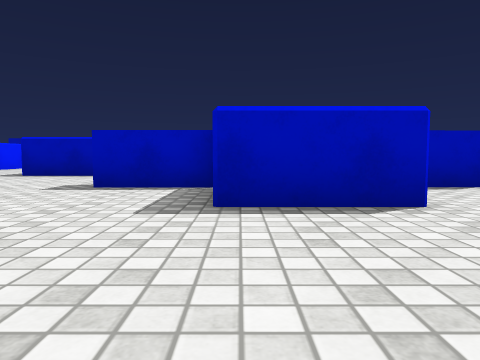
[1] (above)

24 first-person views from a walk through a Unity game level. The camera is 0.51 m above the floor, tilts 4° down and sees 70° across. The floor is counted in squares, 1 m on a side. Each view is taken from the middle of a square. On the plan, view 1 faces up. The plan holds only what a view shows up to about 9 squares ahead; the rest is blank. The player is left out. Surface patterns are stand-ins for the level's own textures.

[2]
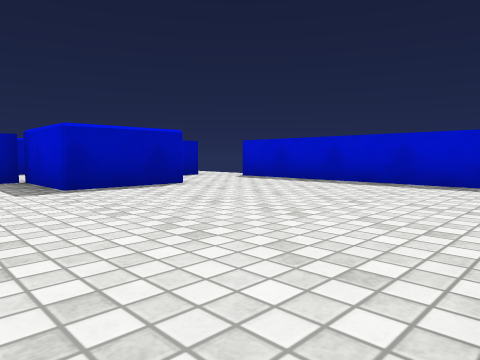

[3]
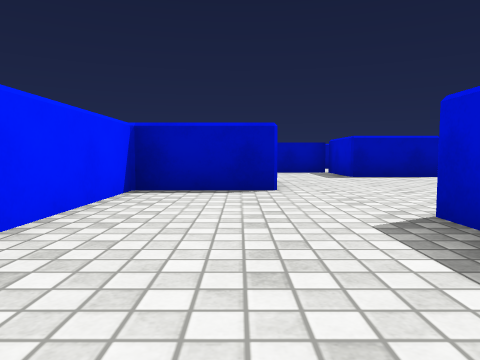

[4]
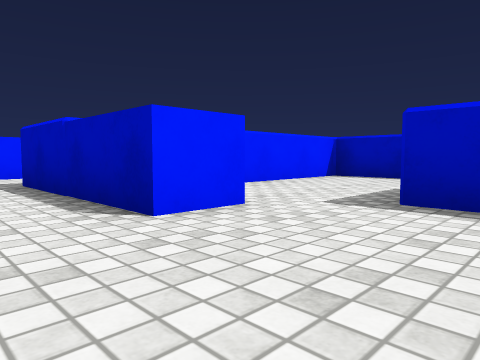

[5]
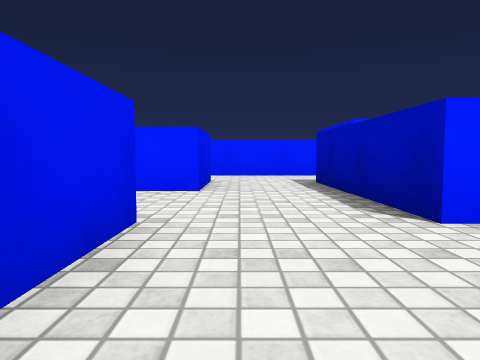

[6]
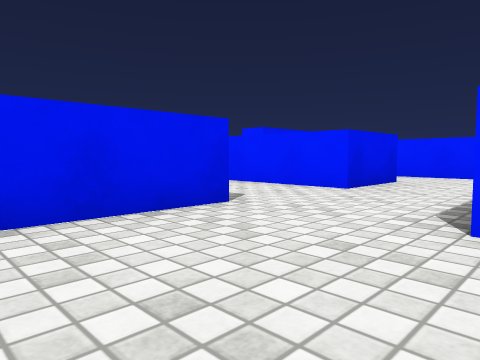

[7]
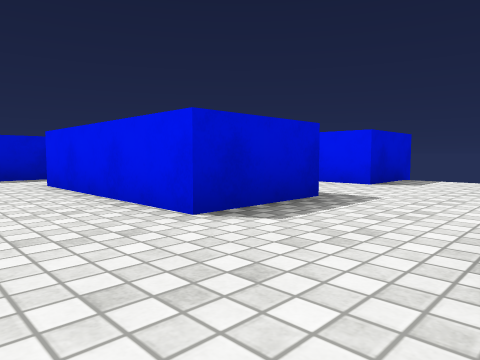

[8]
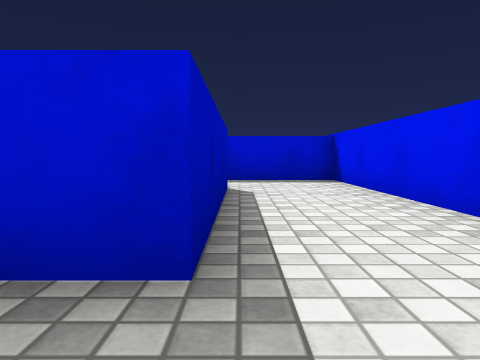

[9]
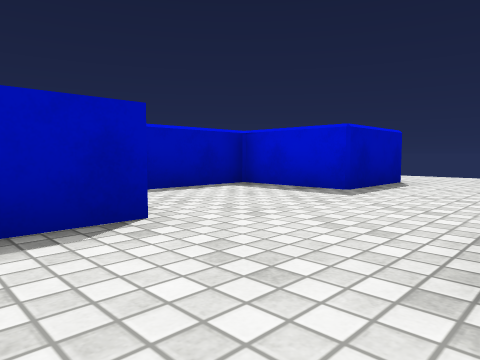

[10]
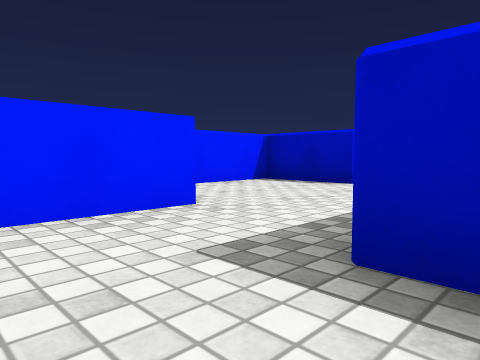

[11]
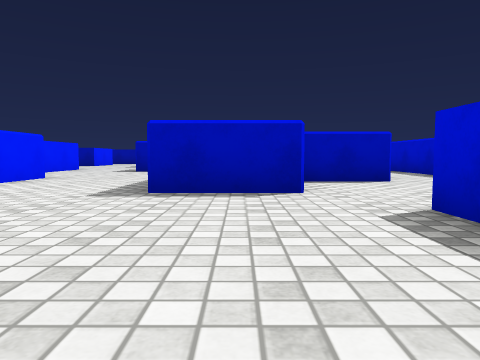

[12]
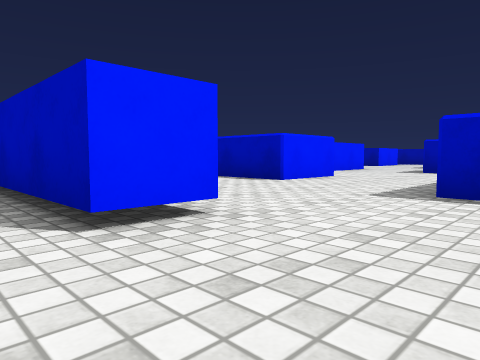

[13]
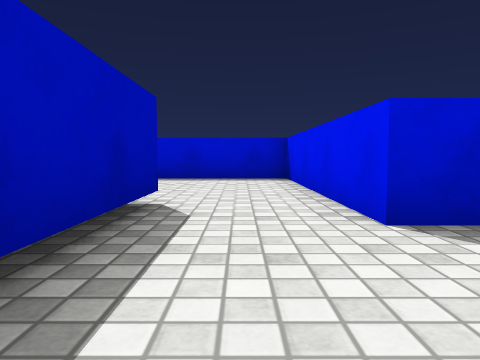

[14]
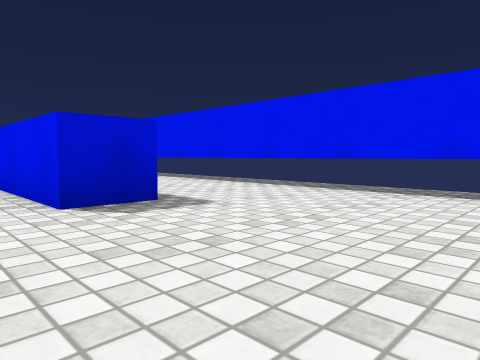

[15]
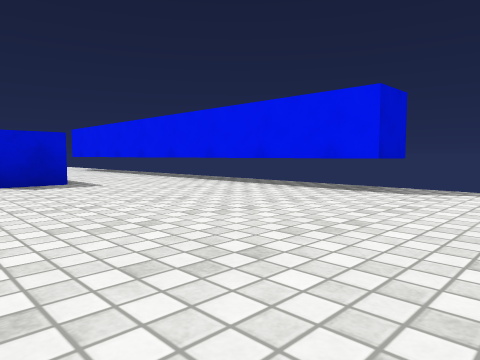

[16]
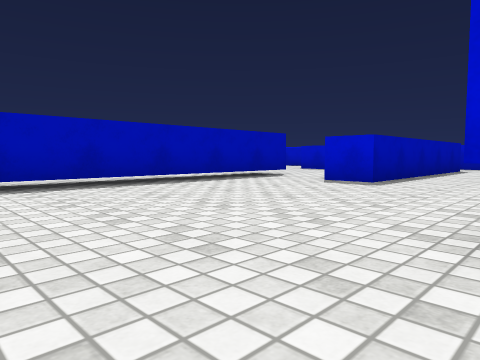

[17]
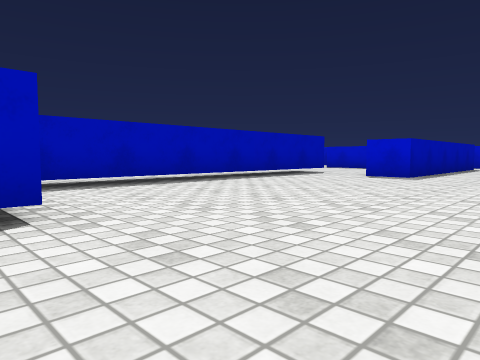

[18]
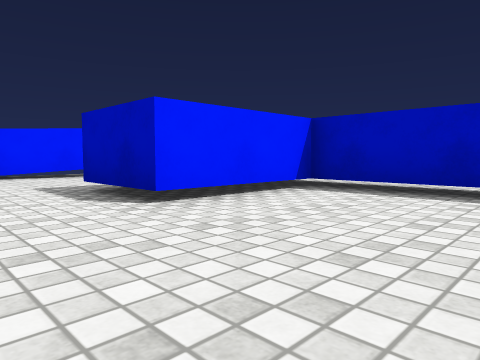

[19]
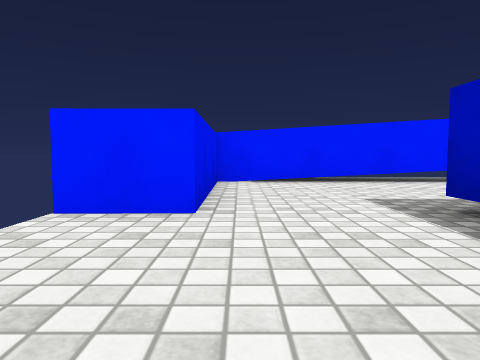

[20]
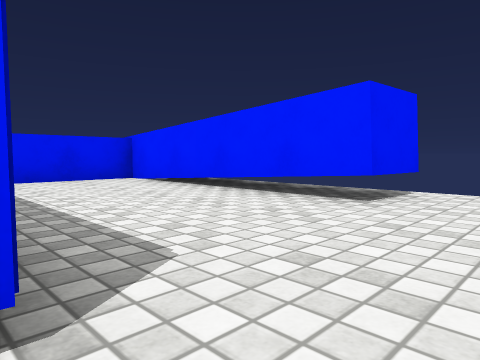

[21]
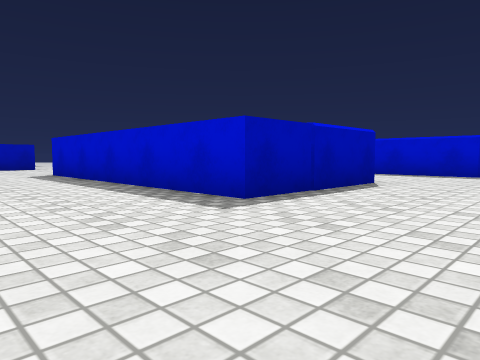

[22]
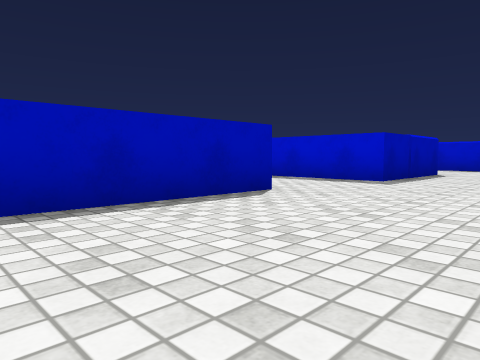

[23]
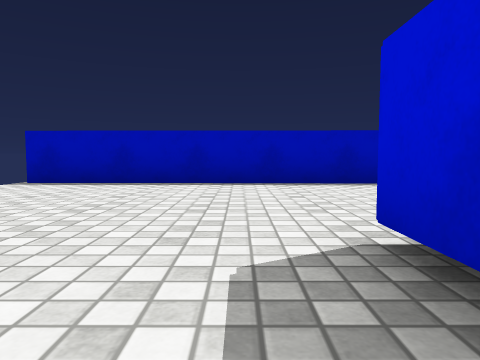

[24]
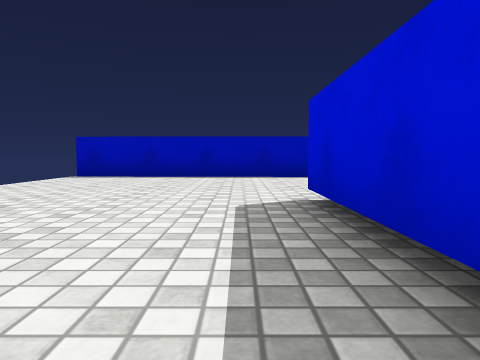

### Floor plan
Key: @ floor where view 1 was taken; # wall or solid block; . floor; ^ raised ledge; T thing the floor can be seen under or through.
Columns run from 30 left of view 1 to 5 right of it. Each row starts with its distance up from view 1.
  9                          ##
  8                          ...
  7                          ...
  6                           ..###  #.
  5                           ....#  ..
  4          .#                ...###..#
  3          .#                 .......#
  2         ..#                 .......#
  1         ..#                 .......#
  0         ..#  ...         ###..@....#
 -1         ..#  #...        #.........#
 -2 ########..#  #...  ###.  #...#
 -3 ..........####...###...  #...#
 -4 .................###...   ...###
 -5 .......................    ....#
 -6 ............. ......##.#####...###..
 -7 .....#         #....##..............
 -8 ##...###TTTTT###....##............^
 -9  #...###............##.###..^^^^..^
-10  #...###.......######    #..^
-11  #...###.......####      #..^^^^..^
-12  #.................       ........^
-13  #.................       ..######
-14  #####....##########      ..#
-15      #    #                 #

Positions as (right, up) in squares from view 1, and headings:
1: (0, 0), facing up
2: (-2, -2), facing up-right
3: (-3, -5), facing up
4: (0, -8), facing up-left
5: (0, -8), facing left
6: (0, -6), facing down-left
7: (-5, -7), facing down-right
8: (-4, -11), facing right
9: (-4, -9), facing up-right
10: (-6, -8), facing up-left
11: (-12, -9), facing up
12: (-12, -9), facing up-left
13: (-18, -9), facing right
14: (-19, -9), facing down-right
15: (-22, -9), facing down-right
16: (-22, -14), facing up-right
17: (-24, -14), facing up-right
18: (-20, -13), facing up-left
19: (-22, -13), facing left
20: (-25, -6), facing down-left
21: (-23, -6), facing up-right
22: (-27, -6), facing up-right
23: (-26, -9), facing up
24: (-26, -11), facing up
